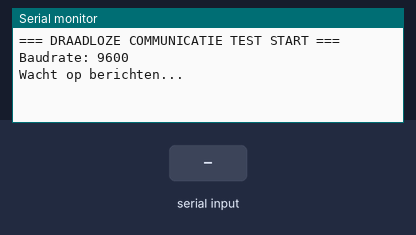
Recording of a sketch running on a simulated Arduino Uno, built with avr-gcc and run on an emulated ATmega328P. On the bench: the last lines printed to the serial monitor. Inputs (shaded band) come from the test bench.

Above: at 2.2 s.
2.3 s: "PING\n" received over Serial
At 2.9 s:
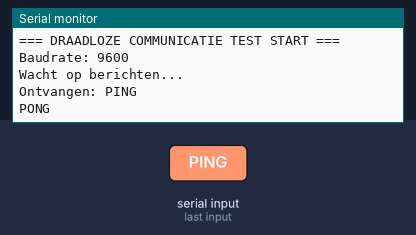
3.8 s: "1\n" received over Serial
At 5.3 s:
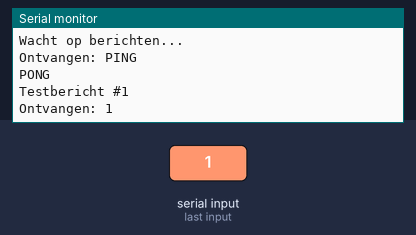

The sketch:

communicatie.ino
```cpp
const long BAUDRATE = 9600;
unsigned long vorigeTijd = 0;
const unsigned long zendInterval = 3000;
int teller = 0;

void setup() {
  Serial.begin(BAUDRATE);
  delay(1000);

  Serial.println("=== DRAADLOZE COMMUNICATIE TEST START ===");
  Serial.print("Baudrate: ");
  Serial.println(BAUDRATE);
  Serial.println("Wacht op berichten...");

}

void loop() {

  if (Serial.available() > 0) {
    String ontvangen = Serial.readStringUntil('\n');
    ontvangen.trim();

    if (ontvangen.length() > 0) {
      Serial.print("Ontvangen: ");
      Serial.println(ontvangen);


      if (ontvangen.equalsIgnoreCase("PING")) {
        Serial.println("PONG");
      }
    }
  }


  unsigned long huidigeTijd = millis();
  if (huidigeTijd - vorigeTijd >= zendInterval) {
    vorigeTijd = huidigeTijd;
    teller++;
    Serial.print("Testbericht #");
    Serial.println(teller);
  }
}
```

Measured:
- after the input at 2.3 s, the serial monitor: prints a new line at once (image 1)
- after the input at 3.8 s, the serial monitor: prints a new line at once (image 2)
